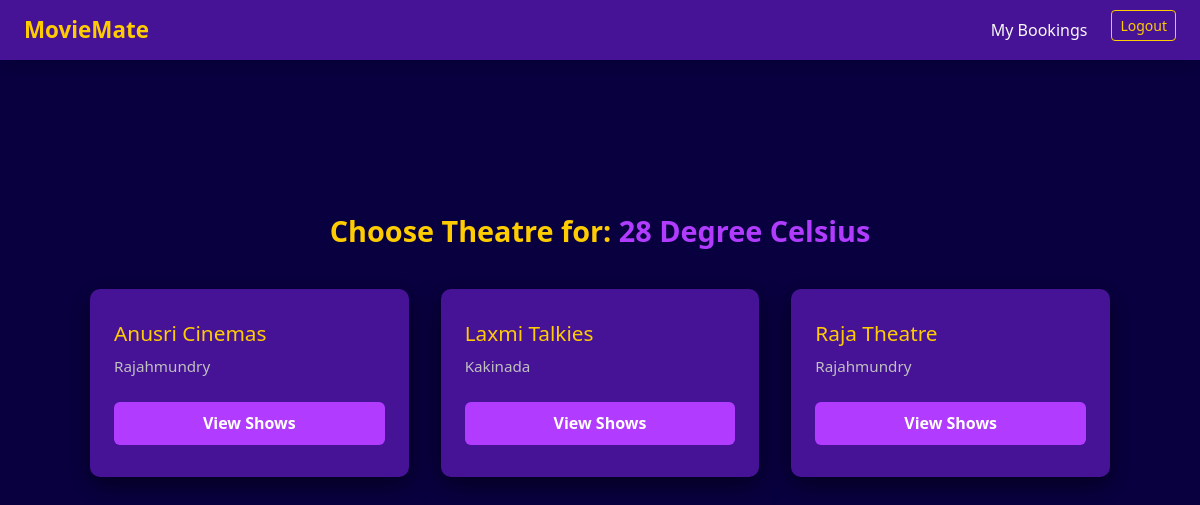
/book/theatre/81547fee-17e9-4f51-841a-58e00212b4d9/ (signed in), run on the app's committed database.
### MovieMate/models.py (models this page shows, shortened)
class BaseModel(models.Model):
    uid = models.UUIDField(default=uuid.uuid4, editable=False, primary_key=True)
    created_at = models.DateTimeField(auto_now_add=True)  # Changed to DateTime for accurate booking logs
    updated_at = models.DateTimeField(auto_now=True)
    class Meta:
        abstract = True

class Movie(BaseModel):
    category = models.ForeignKey(MovieCategory, on_delete=models.CASCADE, related_name="movies")
    movie_name = models.CharField(max_length=100)
    price = models.IntegerField(default=100)
    images = models.CharField(max_length=500)

class Theatre(BaseModel):
    name = models.CharField(max_length=100)
    location = models.CharField(max_length=255)

### MovieMate/views.py (the view)
# urls.py: path('book/theatre/<uuid:movie_uid>/', select_theatre, name='select_theatre'),
@login_required(login_url='login')
def select_theatre(request, movie_uid):
    movie = get_object_or_404(Movie, uid=movie_uid)
    theatres = Theatre.objects.filter(show__movie=movie).distinct()
    return render(request, 'booking/select_theatre.html', {'movie': movie, 'theatres': theatres})

### MovieMate/templates/booking/select_theatre.html
{% extends "base.html" %}
{% load static %}
{% block start %}
<link rel="stylesheet" href="{% static 'css/select_theatre.css' %}">
<section class="theatre-section">
  <div class="container">
    <h2 class="heading">Choose Theatre for: <span>{{ movie.movie_name }}</span></h2>
    {% if theatres %}
      <div class="theatre-grid">
        {% for theatre in theatres %}
          <div class="theatre-card">
            <h4 class="theatre-name">{{ theatre.name }}</h4>
            <p class="location">{{ theatre.location }}</p>
            <a href="{% url 'select_show' movie.uid theatre.uid %}" class="btn-view">View Shows</a>
          </div>
        {% endfor %}
      </div>
    {% else %}
      <p class="no-theatres">No theatres are currently showing this movie.</p>
    {% endif %}
  </div>
</section>
{% endblock %}

### MovieMate/static/css/base.css (style rules this page uses)
:root { --dark-bg: #090040; --card-bg: #471396; --accent: #B13BFF; --highlight: #FFCC00; --text: #f8f8f8; --muted: #cfcfcf; }
body { background-color: var(--dark-bg); color: var(--text); font-family: 'Segoe UI', sans-serif; padding-top: 70px; }

### MovieMate/static/css/select_theatre.css (style rules this page uses)
:root { --bg-dark: #090040; --card-bg: #471396; --accent: #B13BFF; --highlight: #FFCC00; --text-light: #f2f2f2; --muted: #c0c0c0; }
body { background-color: var(--bg-dark); color: var(--text-light); font-family: 'Segoe UI', sans-serif; }
.theatre-section { padding: 4rem 1rem; }
.container { max-width: 1100px; margin: 0 auto; }
.heading { font-size: 1.8rem; color: var(--highlight); margin-bottom: 2.5rem; font-weight: 600; text-align: center; }
.heading span { color: var(--accent); }
.theatre-grid { display: grid; grid-template-columns: repeat(auto-fill, minmax(260px, 1fr)); gap: 2rem; }
.theatre-card { background-color: var(--card-bg); border-radius: 10px; padding: 2rem 1.5rem; box-shadow: 0 8px 24px rgba(0, 0, 0, 0.5); display: flex; flex-direction: column; justify-content: space-between; transition: transform 0.3s ease; }
.theatre-name { font-size: 1.3rem; color: var(--highlight); margin-bottom: 0.6rem; }
.location { color: var(--muted); font-size: 0.95rem; margin-bottom: 1.5rem; }
.btn-view { background-color: var(--accent); color: #fff; text-align: center; padding: 0.6rem 1rem; font-weight: 600; border-radius: 6px; text-decoration: none; transition: background-color 0.3s ease; display: inline-block; }

### data on the page
Movie: movie_name "28 Degree Celsius"
Theatre: name "Anusri Cinemas", location "Rajahmundry"
Theatre: name "Laxmi Talkies", location "Kakinada"
Theatre: name "Raja Theatre", location "Rajahmundry"
